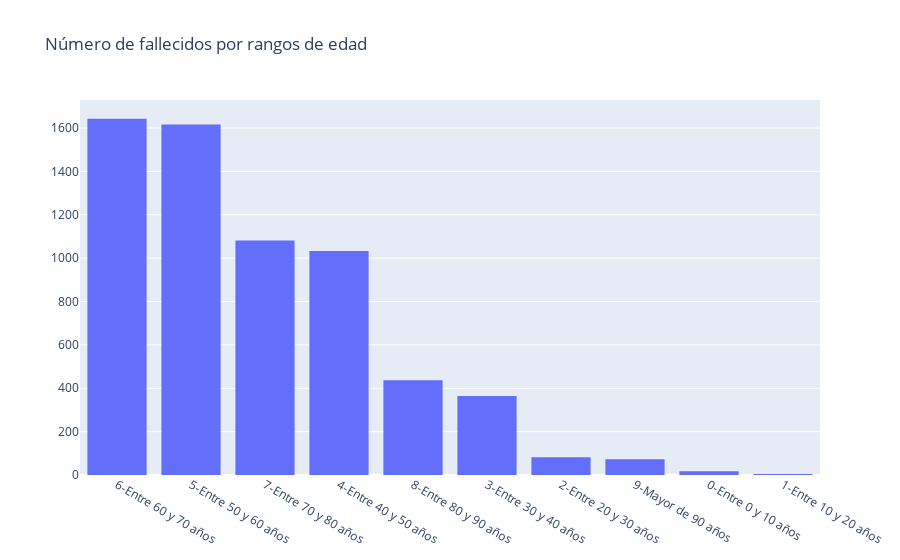

The notebook cell saved with this chart:
### Markdown cell above
A continuación vamos a hacer una serie de gráficos para analizar la distribución de las variables.

### Code cell
fig = go.Figure()
fig.add_trace(go.Histogram(histfunc="count", y=data[data['Fallecido'] == 1]["Fallecido"] ,
                           x=data[data['Fallecido'] == 1]['EDAD_CAT'], name="COUNT")).update_xaxes(categoryorder="total descending")
fig.update_layout(
    title="Número de fallecidos por rangos de edad"
)
fig.show()

### Figure 1 — Plotly figure (JSON) as saved in the notebook; plotly's stock layout.template omitted (floating-point values rounded to 4 significant figures; data arrays with more than 128 entries replaced by an {"elided": "..."} marker saying what was removed)
{"data": [{"histfunc": "count", "name": "COUNT", "type": "histogram", "x": {"elided": "6352 str values"}, "y": {"elided": "6352 int values"}}], "layout": {"title": {"text": "Número de fallecidos por rangos de edad"}, "xaxis": {"categoryorder": "total descending"}}}
